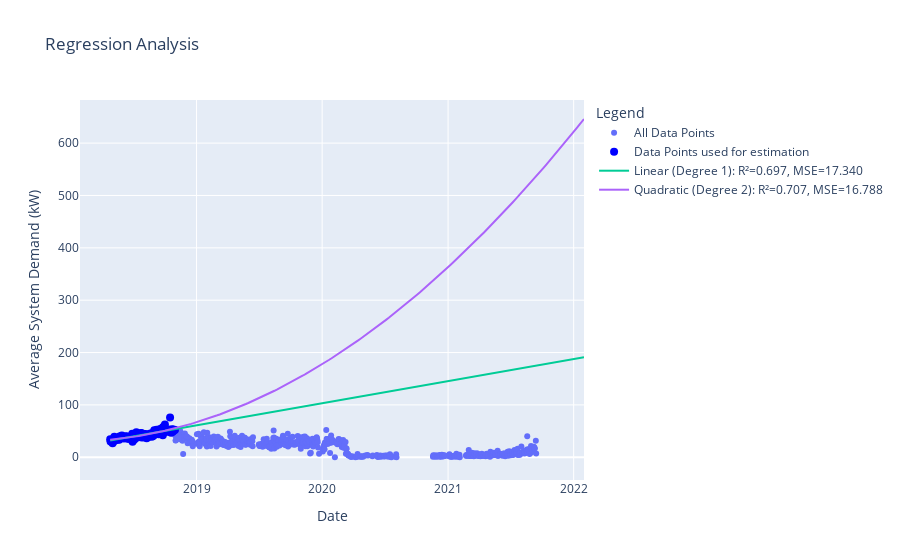

Notebook cell for this chart:
### Code cell
plot_regression_models(daily_avg, '2018-04-24', '2018-10-30', plot_start='2018-04-25', plot_end='2022-01-31', models=('linear', 'quadratic'))

### Figure 1 — Plotly figure (JSON) as saved in the notebook; plotly's stock layout.template omitted (floating-point values rounded to 4 significant figures; data arrays with more than 128 entries replaced by an {"elided": "..."} marker saying what was removed)
{"data": [{"marker": {"color": "light blue"}, "mode": "markers", "name": "All Data Points", "type": "scatter", "x": {"elided": "688 str values"}, "y": {"elided": "688 float values"}}, {"marker": {"color": "blue", "size": 8}, "mode": "markers", "name": "Data Points used for estimation", "type": "scatter", "x": {"elided": "131 str values"}, "y": {"elided": "131 float values"}}, {"mode": "lines", "name": "Linear (Degree 1): R²=0.697, MSE=17.340", "type": "scatter", "x": {"elided": "200 str values"}, "y": {"elided": "200 float values"}}, {"mode": "lines", "name": "Quadratic (Degree 2): R²=0.707, MSE=16.788", "type": "scatter", "x": {"elided": "200 str values"}, "y": {"elided": "200 float values"}}], "layout": {"legend": {"title": {"text": "Legend"}}, "title": {"text": "Regression Analysis"}, "xaxis": {"title": {"text": "Date"}}, "yaxis": {"title": {"text": "Average System Demand (kW)"}}}}
